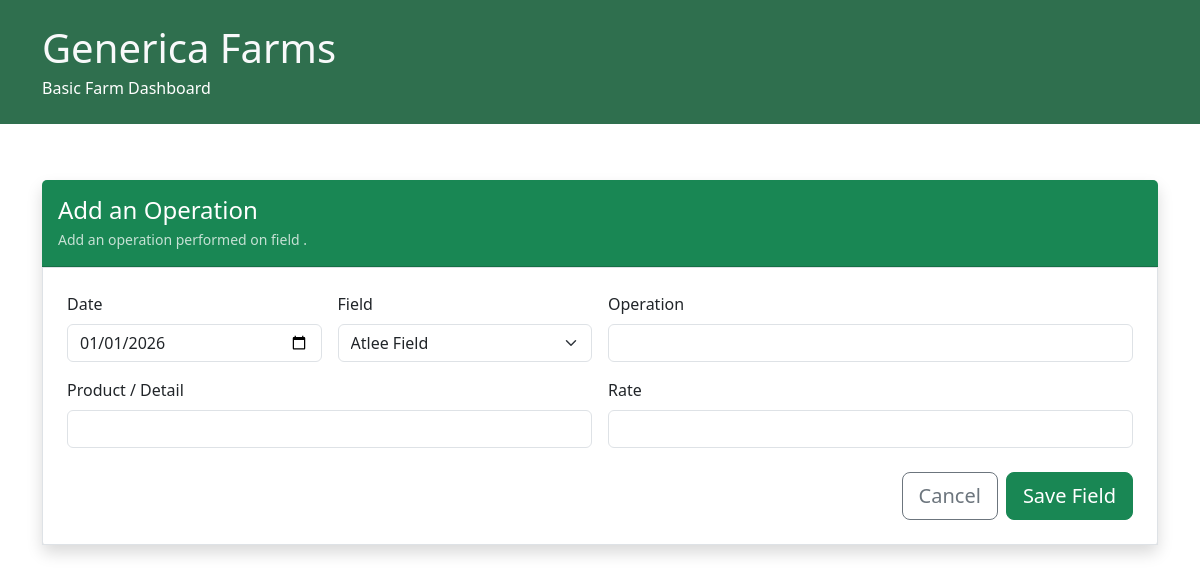
Page /operation/new/F-5744 on the earlier database version.
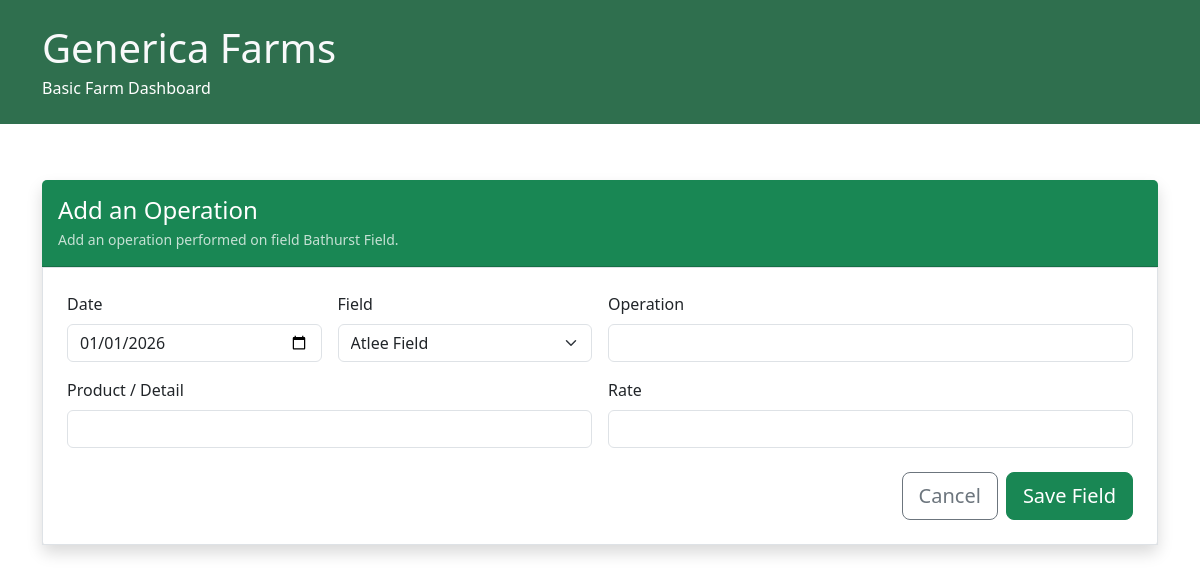
Same page on the later database version.
### models.py (models this page shows)
class Field(db.Model):
    __tablename__ = "Fields"
    id = db.Column(db.String, primary_key=True)
    name = db.Column(db.String, nullable=False)
    area = db.Column(db.Float)
    soilType = db.Column(db.String)
    risk = db.Column(db.String)
    irrigation = db.Column(db.String)
    drainage = db.Column(db.String)
    pH = db.Column(db.Float)
    SOM = db.Column(db.Float)
    sowingDate = db.Column(db.String)
    notes = db.Column(db.String)
    created = db.Column(db.String, default=lambda: datetime.now(timezone.utc).isoformat())
    crop = db.Column(db.String, db.ForeignKey("Crops.id"), nullable=True)
    crop_rel = db.relationship("Crop", back_populates="fields")
    operations = db.relationship("Operation", back_populates="field_rel", order_by="Operation.date")

### main.py (the view, shortened to what this page needs)
@app.route("/operation/new/<field_id>", methods=["GET", "POST"])
def operation_new(field_id):
    form = OperationForm()
    form.field_rel.data = Field.query.get(field_id)
    context = {
        "title": "New Operation",
        "form": form,
        "field": Field.query.get(field_id)
    }
    return render_template("new_operation.html", context=context)

### forms.py
class OperationForm(FlaskForm):
    date = DateField("Date", default=date.today, validators=[DataRequired()])
    operation = StringField("Operation", validators=[DataRequired()])
    detail = StringField("Product / Detail")
    rate = StringField("Rate")
    field_rel = QuerySelectField(
        "Field",
        query_factory=lambda: Field.query.order_by(Field.name).all(),
        get_label="name",
        allow_blank=False
    )

### templates/new_operation.html (shortened to what this page needs)
{% extends "base.html" %}
{% block content %}
<div class="container py-4">
  <div class="card border-0 shadow">
    <div class="card-header bg-success text-white py-3">
      <div class="d-flex align-items-center justify-content-between flex-wrap gap-2">
        <div>
          <h1 class="h4 mb-1">Add an Operation</h1>
          <div class="opacity-75 small">Add an operation performed on field {{ context.field.name }}.</div>
        </div>
      </div>
    </div>
    <div class="card-body p-4 border">
      <form method="post" class="row g-3">
        <div class="col-md-3">
          <label class="form-label">Date</label>
          {{ context.form.date(class="form-control") }}
        </div>
        <div class="col-md-3">
          <label class="form-label">Field</label>
          {{ context.form.field_rel(class="form-select") }}
        </div>
        <div class="col-md-6">
          <label class="form-label">Operation</label>
          <div class="input-group">
            {{ context.form.operation(class="form-control") }}
          </div>
        </div>
        <div class="col-md-6">
          <label class="form-label">Product / Detail</label>
          {{ context.form.detail(class="form-control") }}
        </div>
        <div class="col-md-6">
          <label class="form-label">Rate</label>
          {{ context.form.rate(class="form-control") }}
        </div>
        <div class="col-12 d-flex gap-2 justify-content-end pt-2">
          <a href="{{ url_for('field_view', field_id = context.field.id) }}" class="btn btn-outline-secondary btn-lg">
            Cancel
          </a>
          <button type="submit" class="btn btn-success btn-lg">
            Save Field
          </button>
        </div>
      </form>
    </div>
  </div>
</div>
{% endblock %}

Differences in the rows shown:
added Field: field.name "Bathurst Field"
